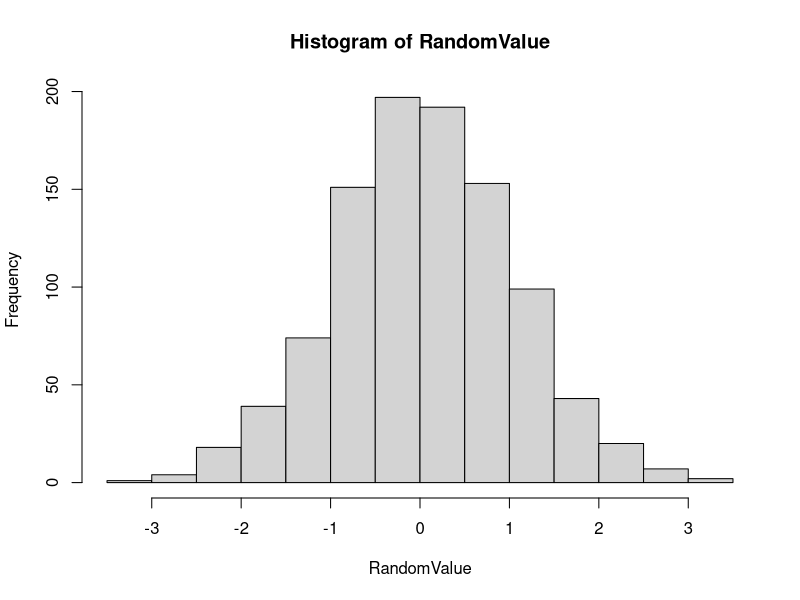
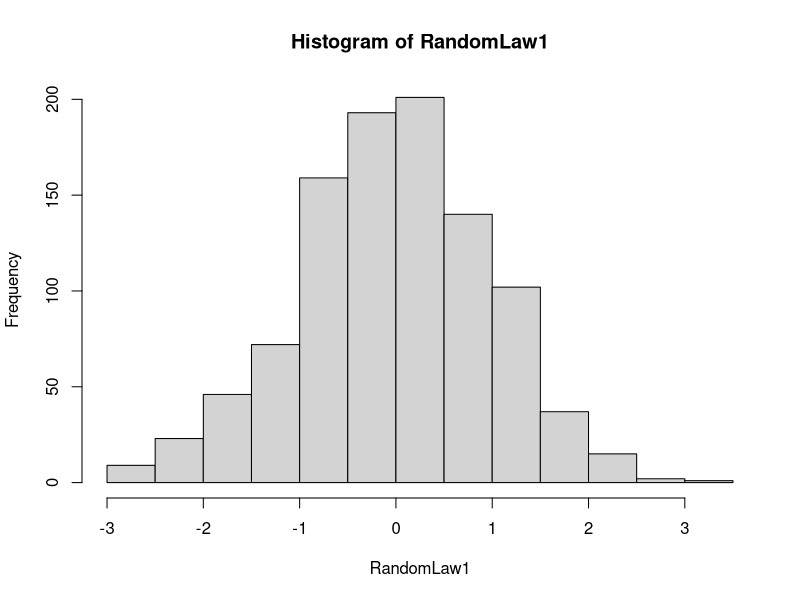
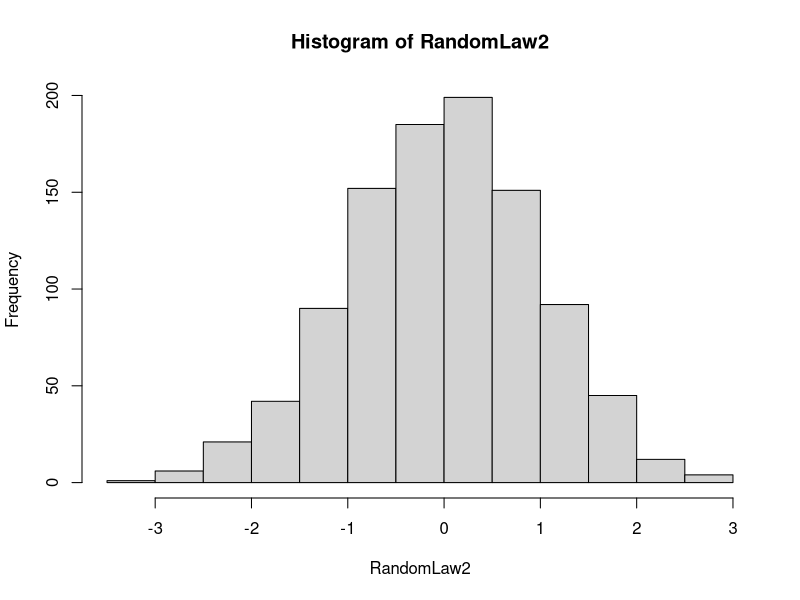
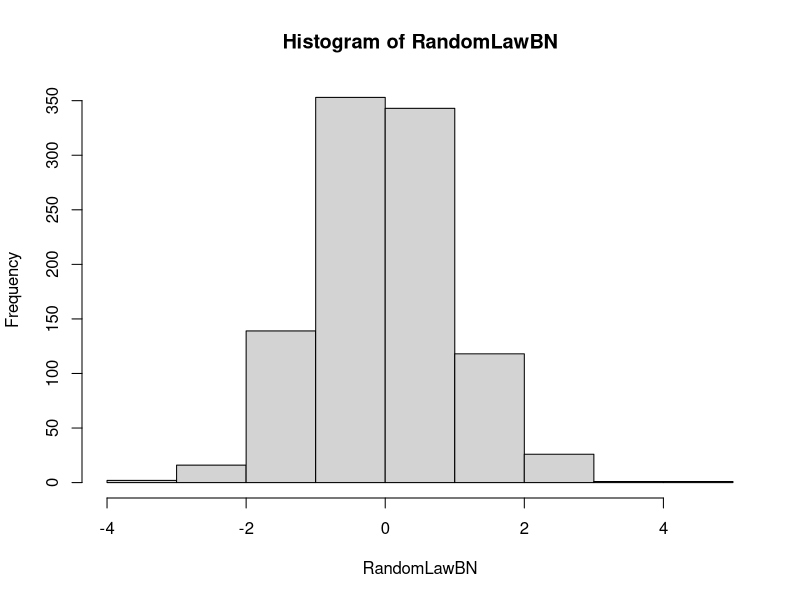

Write R code to recreate these figures, in order.
#initial: choose library to test rnorm
library(nortest);
#get 1000 random values
RandomValue = rnorm(1000);
#check with different test
# Lilliefors (Kolmogorov-Smirnov) normality test
lillie.test(RandomValue);
# Anderson-Darling normality test
ad.test(RandomValue);
# Pearson chi-square normality test
pearson.test(RandomValue);
# Cramer-von Mises normality test
cvm.test(RandomValue);

#get Hist of random values:
hist(RandomValue);

# Task2
#  Subtask a:
RandomLaw1 = integer();
RandomLaw2 = integer();
i = 0;
repeat
{
	RandomLaw1[i] = sqrt(-2*log(runif(1))) * sin(2*pi*runif(1));
	RandomLaw2[i] = sqrt(-2*log(runif(1))) * cos(2*pi*runif(1));
	i = i + 1;
	if(i > 1000)
	{
		break;
	}
}
dev.new();
hist(RandomLaw1);
lillie.test(RandomLaw1);
ad.test(RandomLaw1);
pearson.test(RandomLaw1);
cvm.test(RandomLaw1);

dev.new();
hist(RandomLaw2);
lillie.test(RandomLaw2);
ad.test(RandomLaw2);
pearson.test(RandomLaw2);
cvm.test(RandomLaw2);

#  Subtask b:
RandomLawBN = integer();
i = 0;
j = 0;
#change N to check different results and compare with task 1;
N = 48;
temp = 0;
for (i in 0:999) {
    for (j in 1:N) {
        temp = temp + runif(1) - 0.5;
    }
    RandomLawBN[i] = temp * sqrt(12 / N);
    temp = 0;
}
dev.new();
hist(RandomLawBN);
lillie.test(RandomLawBN);
ad.test(RandomLawBN);
pearson.test(RandomLawBN);
cvm.test(RandomLawBN);
